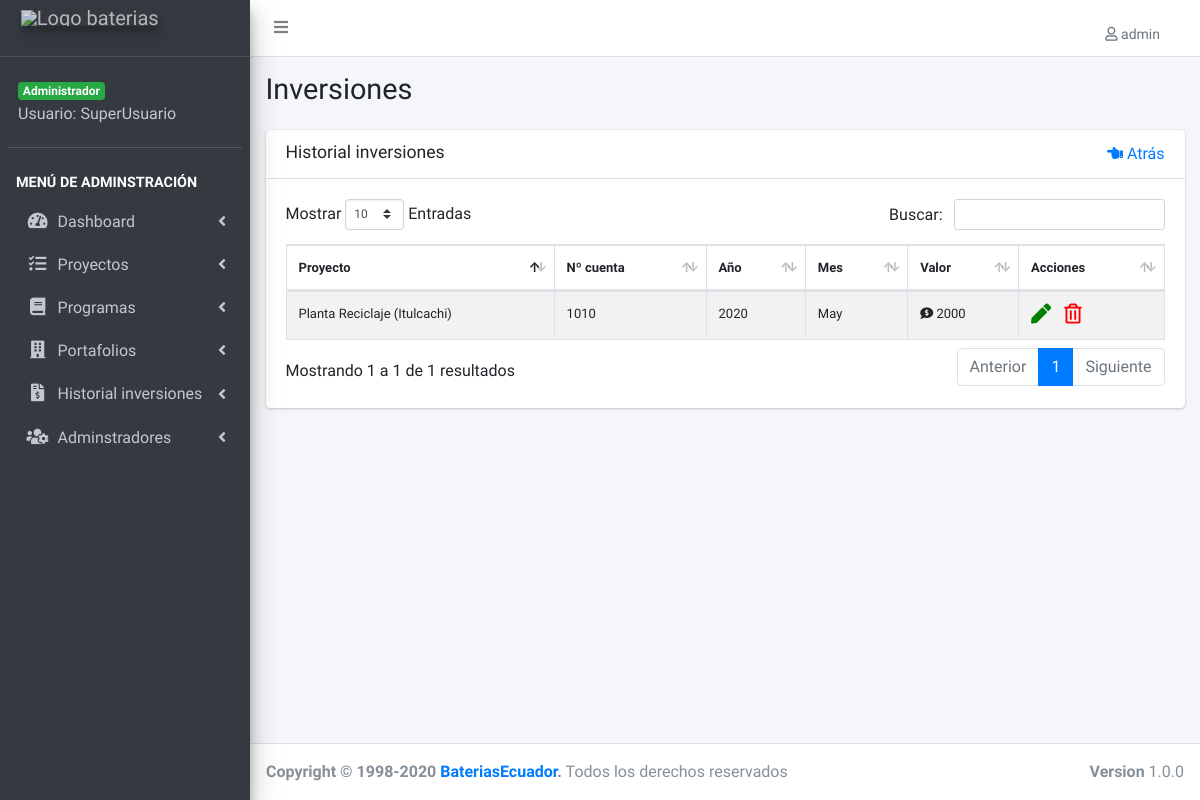
The app's page /lista-cuenta.php (signed in), older data.
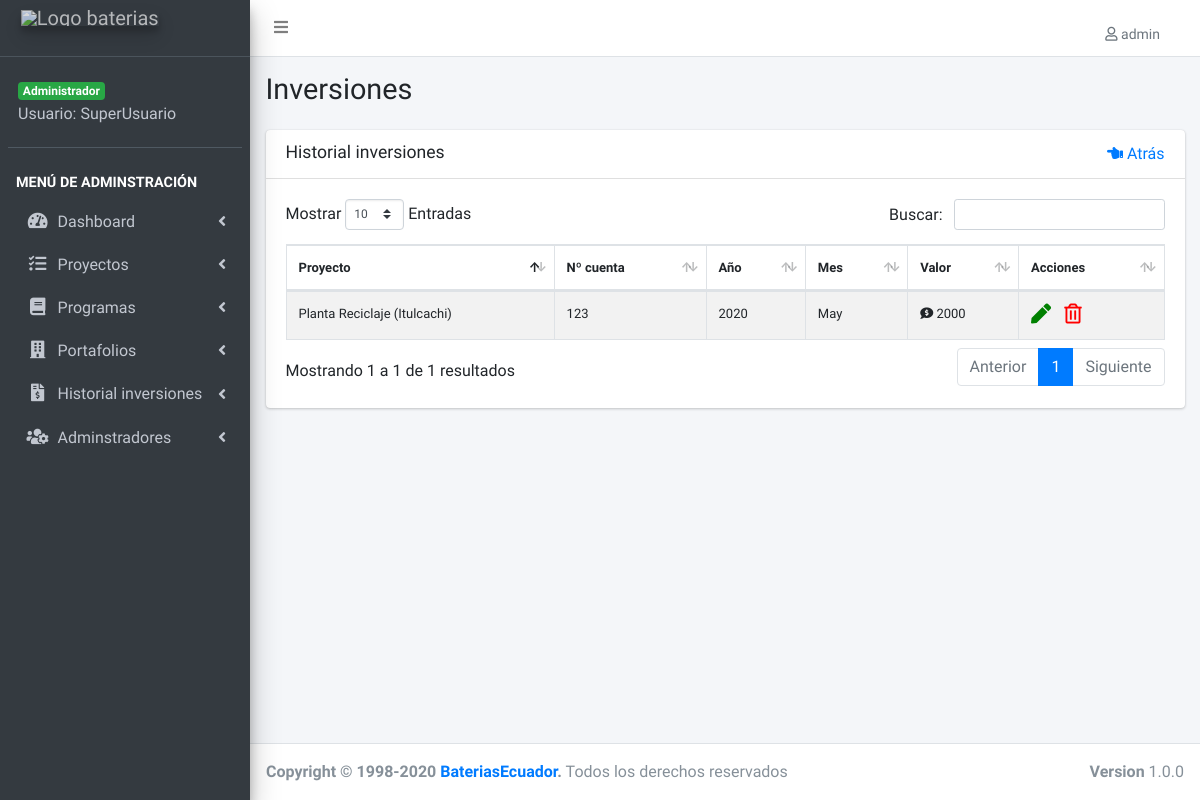
The same page, newer data.
### tables this page shows
CREATE TABLE IF NOT EXISTS `proyectos` (
  `proyecto_id` int(11) NOT NULL AUTO_INCREMENT,
  `inicio` date NOT NULL,
  `detalle` varchar(255) NOT NULL,
  `objetivo_estrategico` varchar(100) NOT NULL,
  `presupuesto_inicial` double NOT NULL,
  `estado_neural` varchar(50) NOT NULL,
  `url_video` varchar(255) DEFAULT NULL,
  `url_documento` varchar(255) DEFAULT NULL,
  `cuenta` varchar(255) DEFAULT '0',
  `portafolio_id` int(11) NOT NULL DEFAULT '0',
  `programa_id` int(11) NOT NULL,
  `estado_id` int(11) NOT NULL,
  `editado` datetime DEFAULT NULL,
  PRIMARY KEY (`proyecto_id`),
  UNIQUE KEY `detalle` (`detalle`),
  KEY `FK_proyectos_portafolios` (`portafolio_id`),
  KEY `FK_proyectos_programas` (`programa_id`),
  KEY `FK_proyectos_estados` (`estado_id`),
  CONSTRAINT `FK_proyectos_estados` FOREIGN KEY (`estado_id`) REFERENCES `estados` (`estado_id`),
  CONSTRAINT `FK_proyectos_portafolios` FOREIGN KEY (`portafolio_id`) REFERENCES `portafolios` (`portafolio_id`),
  CONSTRAINT `FK_proyectos_programas` FOREIGN KEY (`programa_id`) REFERENCES `programas` (`programa_id`)
);

CREATE TABLE IF NOT EXISTS `registros` (
  `registros_id` int(11) NOT NULL AUTO_INCREMENT,
  `presupuesto` double(22,0) NOT NULL,
  `anio` date NOT NULL,
  `editado` datetime DEFAULT NULL,
  PRIMARY KEY (`registros_id`)
);

### lista-cuenta.php (the view, shortened to what this page needs)
<?php
include_once('funciones/funciones.php');
include_once('templates/header.php');
include_once('templates/barra.php');
include_once('templates/navegacion.php');
?>
<div class="content-wrapper">
  <section class="content-header">
    <div class="container-fluid">
      <div class="row mb-2">
        <div class="col-sm-6">
          <h1>Inversiones</h1>
        </div>
      </div>
    </div>
  </section>
  <section class="content">
    <div class="container-fluid">
      <div class="row">
        <div class="col-12">
          <div class="card">
            <div class="card-header">
              <h3 class="card-title">Historial inversiones</h3>
              <a id="lista" href="#" class="float-right"><i class="fas fa-hand-point-left"></i> Atrás</a>            </div>
            <div class="card-body">
              <table id="registros" class="table table-bordered table-striped">
                <thead>
                  <tr>
                    <th>Proyecto</th>
                    <th>Nº cuenta</th>
                    <th>Año</th>
                    <th>Mes</th>
                    <th>Valor</th>
                    <th>Acciones</th>
                  </tr>
                </thead>
                <tbody>
                  <?php
                  try {
                    $sql = " SELECT proyectos.proyecto_id, registros.registros_id, proyectos.detalle, proyectos.cuenta, presupuesto, anio  FROM cuentas ";
                    $sql .= " INNER JOIN registros ON registros.registros_id = cuentas.registros_id ";
                    $sql .= " INNER JOIN proyectos ON proyectos.proyecto_id = cuentas.proyecto_id ";
                    $sql .= " WHERE cuentas.proyecto_id = proyectos.proyecto_id ";
                    $resultado = $conn->query($sql);
                  } catch (Exception $e) {
                    $error = $e->getMessage();
                    echo $error;
                  }
                  while ($cuenta = $resultado->fetch_assoc()) {
                  ?>
                    <tr>
                      <td><?php echo $cuenta['detalle']; ?></td>
                      <td><?php echo $cuenta['cuenta']; ?></td>
                      <td><?php
                        $fechaComoEntero = strtotime($cuenta['anio']);
                        $anio = date("Y", $fechaComoEntero);
                        echo $anio;
                        ?>
                      </td>
                      <td>
                        <?php
                        $fechaComoEntero = strtotime($cuenta['anio']);
                        $anio = date("M", $fechaComoEntero);
                        echo $anio;
                        ?>
                      </td>
                      <td> <i class="fas fa-comment-dollar"></i> <?php echo $cuenta['presupuesto']; ?></td>
                      <td>
                        <?php if ($_SESSION['nivel'] == 1) : ?>
                          <a href="editar-cuenta.php?id=<?php echo $cuenta['registros_id'] ; ?>" >
                            <i class="fas fa-pen editar"></i>
                          </a>
                          <a href="#" data-id="<?php echo $cuenta['registros_id']; ?>" data-tipo="cuenta" class="borrar_registro">
                            <i class="far fa-trash-alt eliminar"></i>
                          </a>
                        <?php endif; ?>
                      </td>
                    </tr>
                  <?php } ?>
                </tbody>
              </table>
            </div>
          </div>
        </div>
      </div>
    </div>
  </section>
</div>
<?php
include_once('templates/footer.php');
?>

Row changes from the older to the newer data that the page shows:
changed proyectos "Planta Reciclaje (Itulcachi)": cuenta "1010" → "123"
